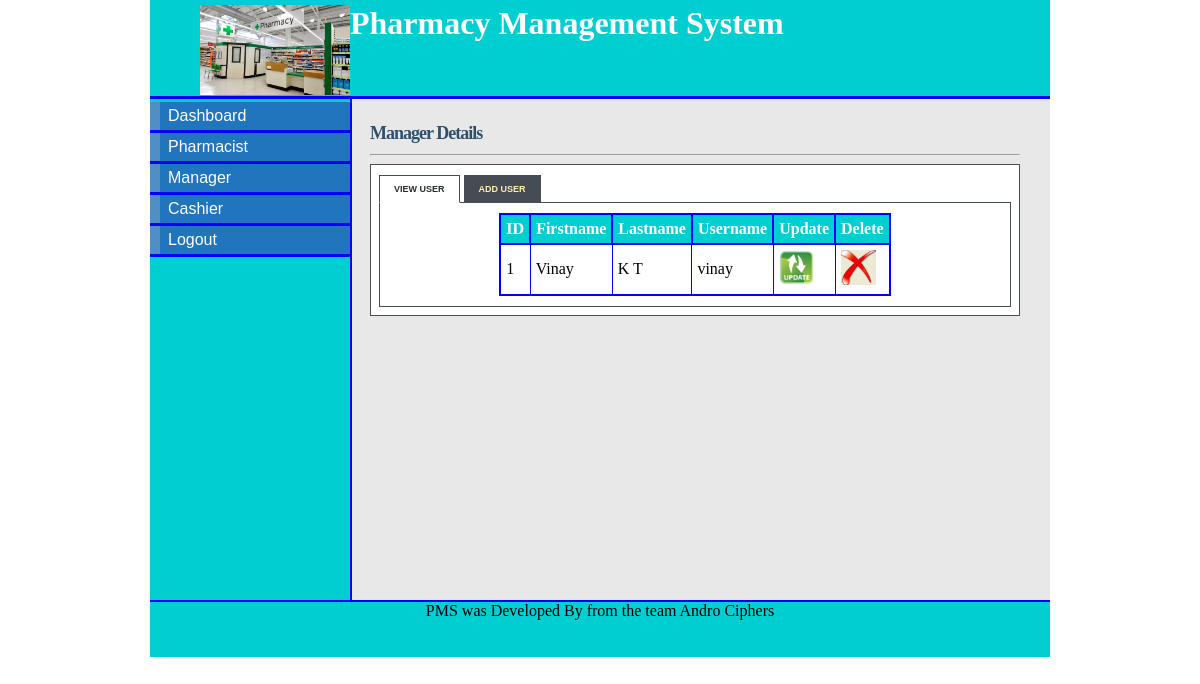
The page /admin_manager.php (signed in) on the database as committed earlier.
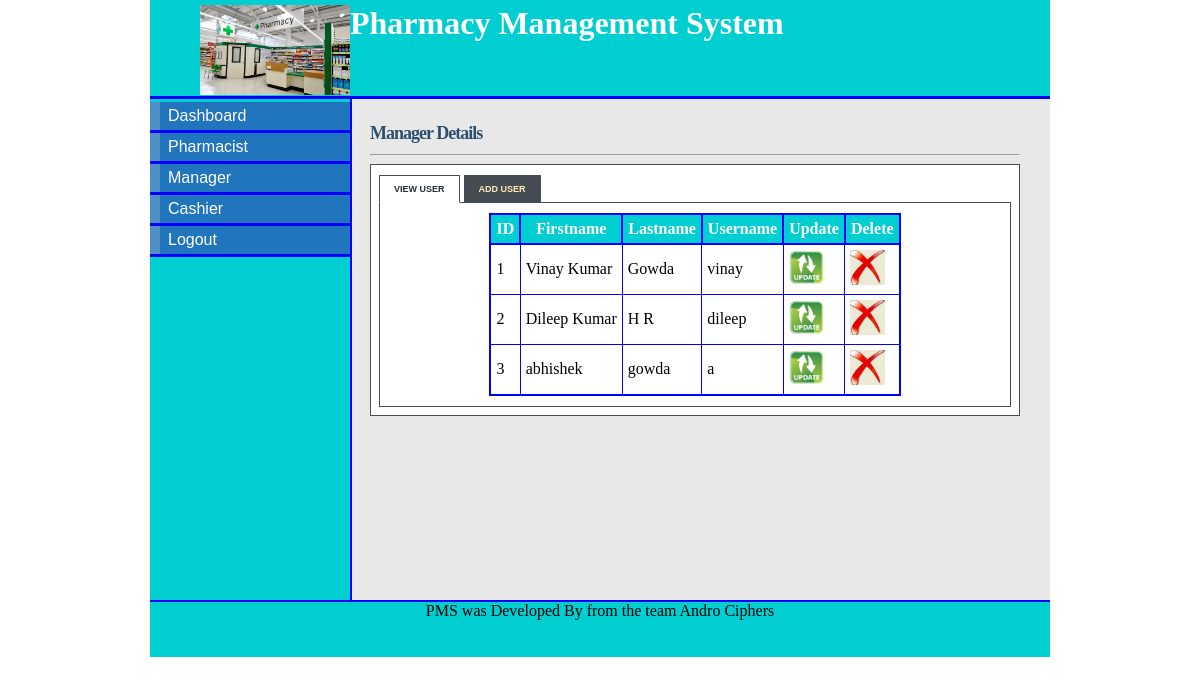
The same page on the database as committed later.
### tables this page shows
CREATE TABLE `manager` (
  `manager_id` tinyint(5) NOT NULL,
  `first_name` varchar(15) NOT NULL,
  `last_name` varchar(15) NOT NULL,
  `staff_id` varchar(10) NOT NULL,
  `postal_address` varchar(20) NOT NULL,
  `phone` varchar(12) NOT NULL,
  `email` varchar(20) NOT NULL,
  `username` varchar(10) NOT NULL,
  `password` varchar(10) NOT NULL,
  `date` datetime NOT NULL
);

### admin_manager.php (the view, shortened to what this page needs)
<!DOCTYPE html>
<html>
<head>
<link rel="stylesheet" type="text/css" href="style/mystyle.css">
<link rel="stylesheet" href="style/style.css" type="text/css" media="screen" />
<link rel="stylesheet" href="style/table.css" type="text/css" media="screen" />
</head>
<body>
<div id="content">
<div id="header">
<h1><a href="#"><img src="images/main_logo.jpg"></a> Pharmacy Management System</h1></div>
<div id="left_column">
<div id="button">
		<ul>
			<li><a href="admin.php">Dashboard</a></li>
			<li><a href="admin_pharmacist.php">Pharmacist</a></li>
			<li><a href="admin_manager.php">Manager</a></li>
			<li><a href="admin_cashier.php">Cashier</a></li>
			<li><a href="logout.php">Logout</a></li>
		</ul>
</div>
</div>
<div id="main">
<div id="tabbed_box" class="tabbed_box">
    <h4>Manager Details</h4>
<hr/>
    <div class="tabbed_area">
        <ul class="tabs">
            <li><a href="javascript:tabSwitch('tab_1', 'content_1');" id="tab_1" class="active">View User</a></li>
            <li><a href="javascript:tabSwitch('tab_2', 'content_2');" id="tab_2">Add User</a></li>
        </ul>
        <div id="content_1" class="content">
		<?php echo $message;
       $result = mysql_query("SELECT * FROM manager")or die(mysql_error());
        echo "<table border='1' cellpadding='5'align='center'>";
        echo "<tr> <th>ID</th><th>Firstname </th> <th>Lastname </th> <th>Username </th><th>Update </th><th>Delete</th></tr>";
        while($row = mysql_fetch_array( $result )) {
                echo "<tr>";
                echo '<td>' . $row['manager_id'] . '</td>';
                echo '<td>' . $row['first_name'] . '</td>';
				echo '<td>' . $row['last_name'] . '</td>';
				echo '<td>' . $row['username'] . '</td>';
				?>
				<td><a href="update_manager.php?username=<?php echo $row['username']?>&fname=<?php echo $row['first_name']?>"><img src="images/update-icon.png" width="35" height="35" border="0" /></a></td>
				<td><a href="delete_manager.php?manager_id=<?php echo $row['manager_id']?>"><img src="images/delete-icon.jpg" width="35" height="35" border="0" /></a></td>
				<?php
		 }
        echo "</table>";
?>
        </div>
    </div>
</div>
</div>
<div id="footer" align="Center"> PMS was Developed By from the team Andro Ciphers</div>
</div>
</body>
</html>

Rows that differ between the two databases and show on the page:
changed manager "vinay": first_name "Vinay" → "Vinay Kumar"; last_name "K T" → "Gowda"
added manager: manager_id "2", first_name "Dileep Kumar", last_name "H R", username "dileep"
added manager: manager_id "3", first_name "abhishek", last_name "gowda", username "a"
